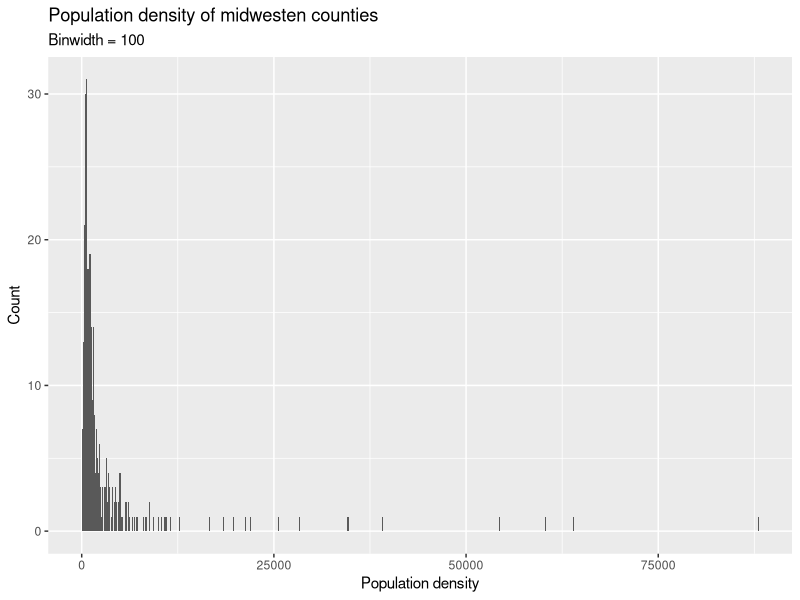
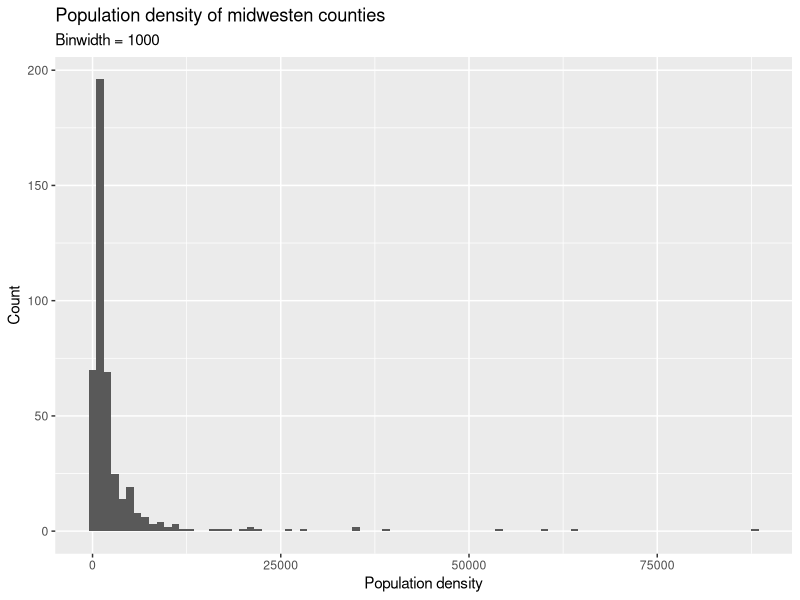
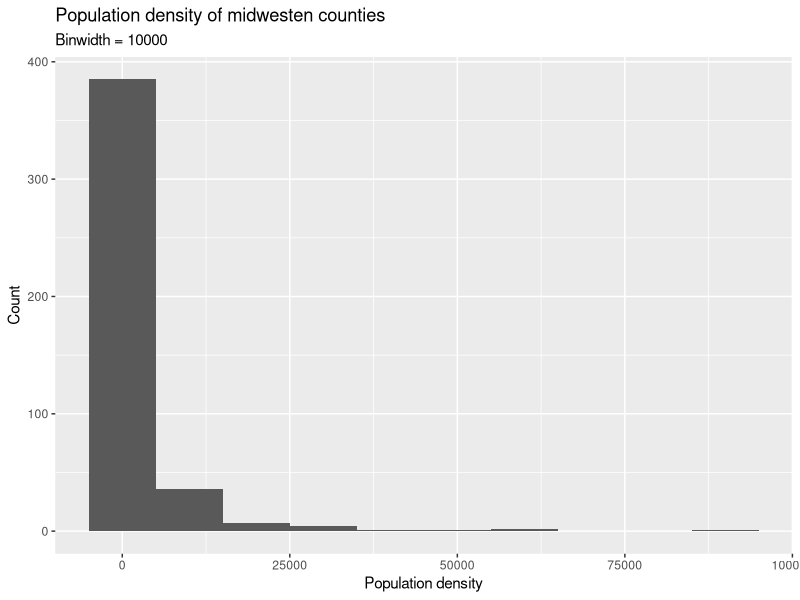
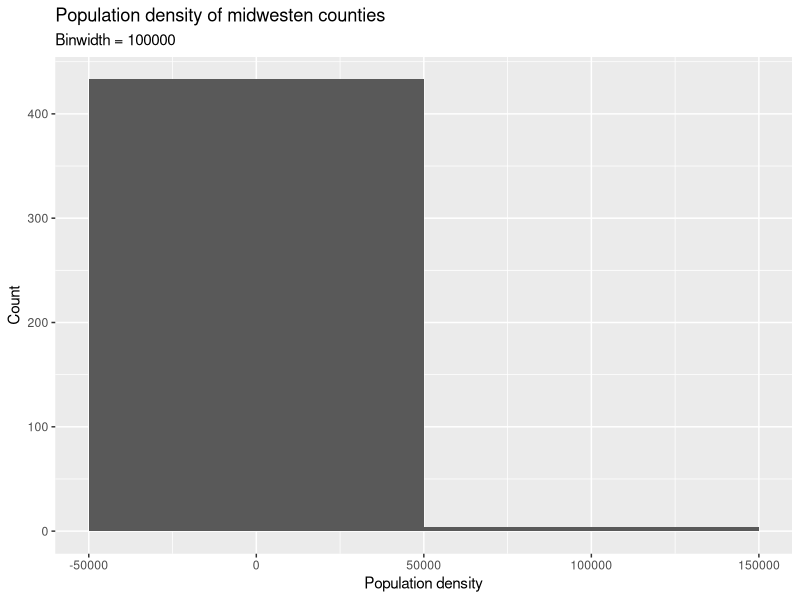
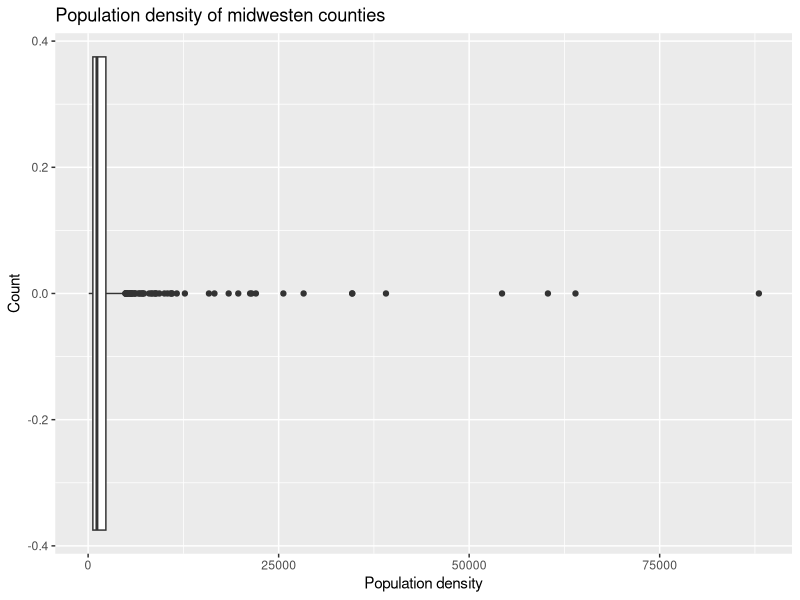
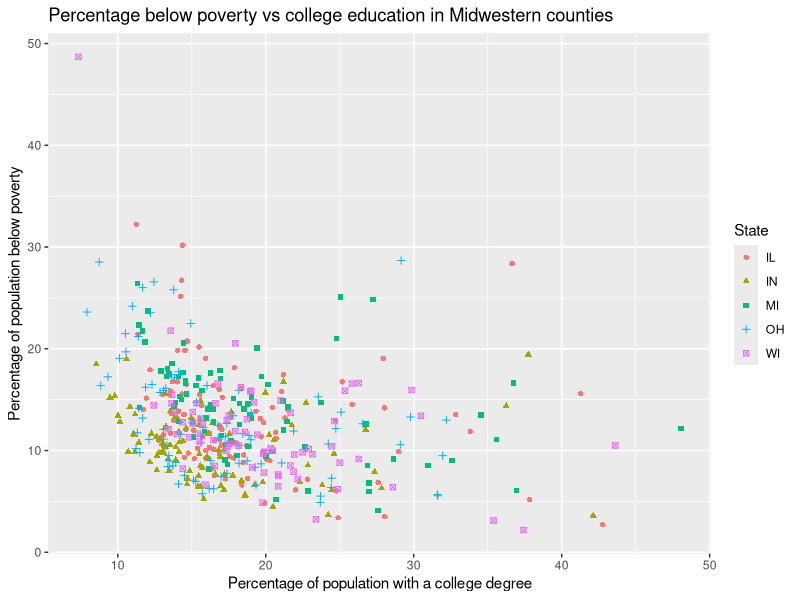
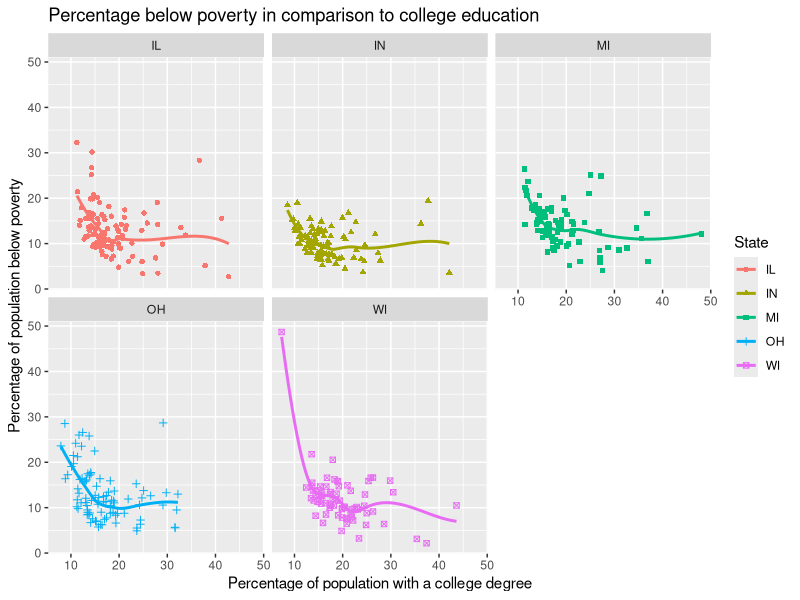
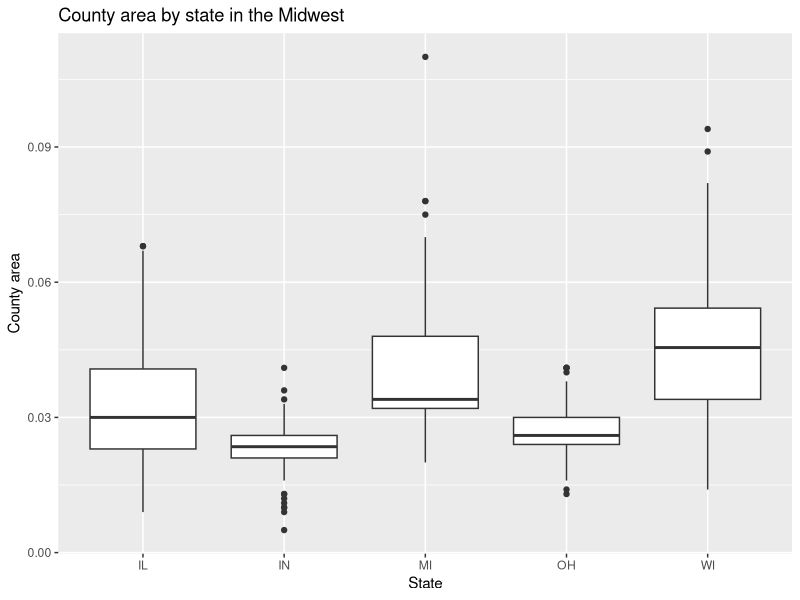

Reproduce these figures in R, in order.
## ---- chunk 1
#| label: load packages

library(tidyverse)
## ---- chunk 2
# Plot Number 1
ggplot(midwest, aes(x = popdensity)) +
  geom_histogram(binwidth = 100) +
  labs(
    x = "Population density",
    y = "Count",
    title = "Population density of midwesten counties",
    subtitle = "Binwidth = 100"
)

# Plot Number 2
ggplot(midwest, aes(x = popdensity)) +
  geom_histogram(binwidth = 1000) +
  labs(
    x = "Population density",
    y = "Count",
    title = "Population density of midwesten counties",
    subtitle = "Binwidth = 1000"
)

# Plot Number 3
ggplot(midwest, aes(x = popdensity)) +
  geom_histogram(binwidth = 10000) +
  labs(
    x = "Population density",
    y = "Count",
    title = "Population density of midwesten counties",
    subtitle = "Binwidth = 10000"
)

# Plot Number 4
ggplot(midwest, aes(x = popdensity)) +
  geom_histogram(binwidth = 100000) +
  labs(
    x = "Population density",
    y = "Count",
    title = "Population density of midwesten counties",
    subtitle = "Binwidth = 100000"
)

## ---- chunk 3
# Boxplot
ggplot(midwest, aes(x = popdensity)) +
  geom_boxplot() +
  labs(
    x = "Population density",
    y = "Count",
    title = "Population density of midwesten counties"
)

## ---- chunk 4
# Scatterplot
ggplot(midwest, 
       aes(
         x = percollege,
         y = percbelowpoverty,
         color = state,
         shape = state)
       ) +
  geom_point() +
  labs(
    x = "Percentage of population with a college degree",
    y = "Percentage of population below poverty",
    title = "Percentage below poverty vs college education in Midwestern counties",
    color = "State",
    shape = "State"
  )
  
## ---- chunk 5
ggplot(midwest,
       aes(
         x = percollege,
         y = percbelowpoverty,
         color = state,
         shape = state)
       ) +
  geom_point() +
  geom_smooth(se = FALSE) +
  facet_wrap(~ state) +
  labs(
    title = "Percentage below poverty in comparison to college education",
    x = "Percentage of population with a college degree",
    y = "Percentage of population below poverty",
    color = "State",
    shape = "State"
  )

## ---- chunk 6
ggplot(midwest, aes(x = state, y = area)) +
  geom_boxplot() +
  labs(
    title = "County area by state in the Midwest",
    x = "State",
    y = "County area"
  )
## ---- chunk 7

midwest <- midwest |>
  mutate(metro = if_else(inmetro == 1, "Yes", "No"))

ggplot(midwest, aes(x = state, fill = metro)) +
  geom_bar(position = "fill") +
  labs(
    title = "Proportion of metropolitan and non-metroplitan counties by state",
    x = "State",
    y = "Proportion of counties",
    fill = "Metropolitan"
  )
